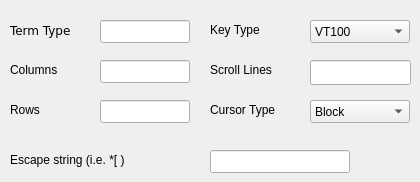
   <widget class="QWidget" name="tab2" >
    <attribute name="title" >
     <string>Terminal</string>
    </attribute>
    <widget class="QLineEdit" name="termtypeLineEdit" >
     <property name="geometry" >
      <rect>
       <x>100</x>
       <y>20</y>
       <width>90</width>
       <height>23</height>
      </rect>
     </property>
    </widget>
    <widget class="QLineEdit" name="escapeLineEdit" >
     <property name="geometry" >
      <rect>
       <x>210</x>
       <y>150</y>
       <width>140</width>
       <height>23</height>
      </rect>
     </property>
    </widget>
    <widget class="QLineEdit" name="columnLineEdit" >
     <property name="geometry" >
      <rect>
       <x>100</x>
       <y>60</y>
       <width>90</width>
       <height>23</height>
      </rect>
     </property>
    </widget>
    <widget class="QLabel" name="TextLabel3_4" >
     <property name="geometry" >
      <rect>
       <x>10</x>
       <y>60</y>
       <width>80</width>
       <height>20</height>
      </rect>
     </property>
     <property name="text" >
      <string>Columns</string>
     </property>
    </widget>
    <widget class="QLabel" name="TextLabel1_5" >
     <property name="geometry" >
      <rect>
       <x>10</x>
       <y>20</y>
       <width>80</width>
       <height>20</height>
      </rect>
     </property>
     <property name="font" >
      <font>
       <family>Bitstream Vera Sans</family>
       <pointsize>9</pointsize>
       <weight>50</weight>
       <italic>false</italic>
       <bold>false</bold>
       <underline>false</underline>
       <strikeout>false</strikeout>
      </font>
     </property>
     <property name="text" >
      <string>Term Type</string>
     </property>
    </widget>
    <widget class="QLabel" name="TextLabel6_3" >
     <property name="geometry" >
      <rect>
       <x>210</x>
       <y>100</y>
       <width>90</width>
       <height>20</height>
      </rect>
     </property>
     <property name="text" >
      <string>Cursor Type</string>
     </property>
    </widget>
    <widget class="QLabel" name="TextLabel4_3" >
     <property name="geometry" >
      <rect>
       <x>10</x>
       <y>100</y>
       <width>66</width>
       <height>20</height>
      </rect>
     </property>
     <property name="text" >
      <string>Rows</string>
     </property>
    </widget>
    <widget class="QLineEdit" name="rowLineEdit" >
     <property name="geometry" >
      <rect>
       <x>100</x>
       <y>100</y>
       <width>90</width>
       <height>23</height>
      </rect>
     </property>
    </widget>
    <widget class="QComboBox" name="cursorTypeComboBox" >
     <property name="geometry" >
      <rect>
       <x>310</x>
       <y>100</y>
       <width>100</width>
       <height>23</height>
      </rect>
     </property>
     <item>
      <property name="text" >
       <string>Block</string>
      </property>
     </item>
     <item>
      <property name="text" >
       <string>Underline</string>
      </property>
     </item>
     <item>
      <property name="text" >
       <string>I Type</string>
      </property>
     </item>
    </widget>
    <widget class="QLabel" name="TextLabel5_3" >
     <property name="geometry" >
      <rect>
       <x>210</x>
       <y>60</y>
       <width>100</width>
       <height>20</height>
      </rect>
     </property>
     <property name="text" >
      <string>Scroll Lines</string>
     </property>
    </widget>
    <widget class="QLabel" name="TextLabel1_4" >
     <property name="geometry" >
      <rect>
       <x>10</x>
       <y>150</y>
       <width>190</width>
       <height>20</height>
      </rect>
     </property>
     <property name="text" >
      <string>Escape string (i.e. *[ )</string>
     </property>
    </widget>
    <widget class="QLabel" name="TextLabel2_5" >
     <property name="geometry" >
      <rect>
       <x>210</x>
       <y>20</y>
       <width>80</width>
       <height>20</height>
      </rect>
     </property>
     <property name="text" >
      <string>Key Type</string>
     </property>
    </widget>
    <widget class="QComboBox" name="keytypeComboBox" >
     <property name="geometry" >
      <rect>
       <x>310</x>
       <y>20</y>
       <width>100</width>
       <height>23</height>
      </rect>
     </property>
     <item>
      <property name="text" >
       <string>VT100</string>
      </property>
     </item>
     <item>
      <property name="text" >
       <string>XTERM</string>
      </property>
     </item>
     <item>
      <property name="text" >
       <string>BBS</string>
      </property>
     </item>
    </widget>
    <widget class="QLineEdit" name="scrollLineEdit" >
     <property name="geometry" >
      <rect>
       <x>310</x>
       <y>60</y>
       <width>101</width>
       <height>25</height>
      </rect>
     </property>
    </widget>
   </widget>
